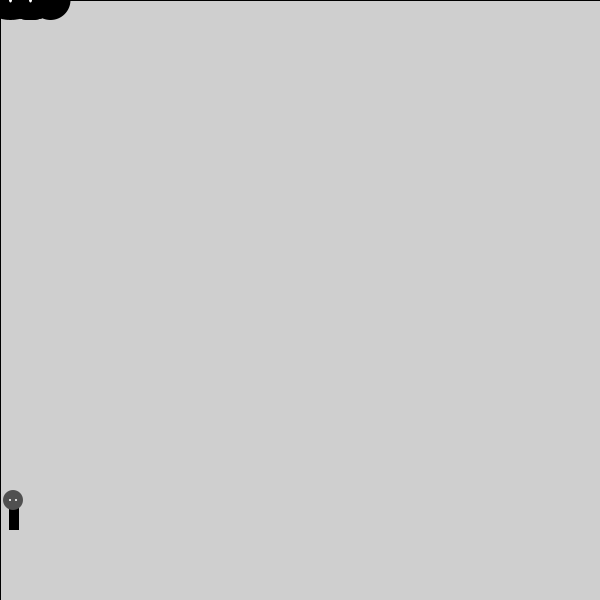
Frame 1 (no input)
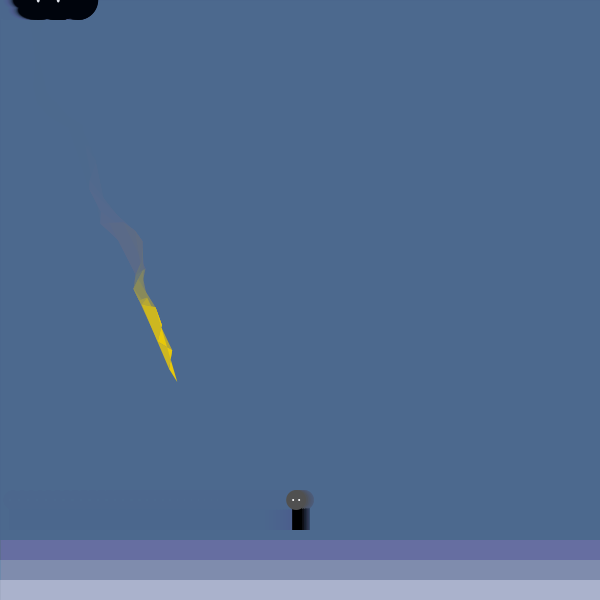
Frame 60 (the mouse pressed at the canvas centre just before this capture)
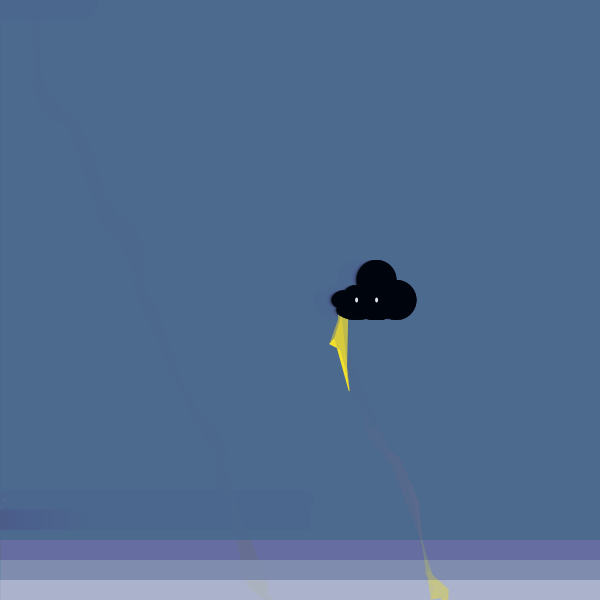
Frame 120 (the mouse held since frame 60 and released just before this capture)

The Processing sketch that drew these frames (run headless with seeded random() and noise(); from frame 60 on, the mouse is pressed at the canvas centre):

// Processing sketch: processing_156933
// ── processing_156933.pde

float posX;
float posY;

float dX;
float dY;

float pX;
float pY;

float ppX;
float ppY;

float pppX; 
float pppY;

float ppppX;
float ppppY;

float pppppX;
float pppppY;

float cloudX;
float cloudY;

float personX = 496;
float personY =500;

boolean backgroundStatic;

void setup () { 
  size (600, 600); 


  posX=cloudX;
  posY=cloudY;
  dX = posX;
  dY = posY;
  pX = posX; 
  pY = posY;
  ppX = posX;
  ppY = posY; 
  pppX = posX;
  pppY = posY;
  ppppX = posX;
  ppppY = posY;
  pppppX = posX;
  pppppY = posY;
}
void draw () {
  myFunction (232, 255, 200, 250, 10, 80, 50, 30) ;
  littlePerson ();
}
 

void littlePerson () {
 
  personX = sin(frameCount*0.03)* 300; 
  
  fill(0);
  rect (personX, personY, 10, 30);
  fill(80);
  ellipse (personX+4, personY, 20, 20);
  fill(255);
  ellipse (personX+1, personY, 2, 2);
  fill(255);
  ellipse (personX+7, personY, 2, 2);
  

  }
 // littlePerson wants to run away! ): 
//  if (keyPressed && (key == CODED))    
//    {
//      if (keyCode == RIGHT){ 
////        for (
//

//  myFunction (232, 255, 200, 250, 10, 80, 80, 90) ;
//}

void myFunction(float redMin, float redMax, float greenMin, float greenMax, float blueMin, float blueMax, float cloudX, float cloudY) {
  

  fill(255, 15);
  rect (0, 0, width, height);

  noStroke();
  fill(0);
  
cloudX=sin(frameCount*0.01)*50+mouseX;
cloudY=mouseY;

  ellipse (cloudX, cloudY, 30, 20);
  ellipse (cloudX+10, cloudY, 30, 30);
  ellipse (cloudX+30, cloudY, 40, 40);
  ellipse (cloudX+30, cloudY+10, 40, 20);
  ellipse (cloudX+30, cloudY+10, 40, 20);
  ellipse (cloudX+30, cloudY-10, 40, 40);
  ellipse (cloudX+10, cloudY+10, 40, 20);
  ellipse (cloudX+30, cloudY-20, 40, 40);
  ellipse (cloudX+50, cloudY, 40, 40);
  ellipse (cloudX+30, cloudY+10, 40, 20);
   fill(255);
  ellipse (cloudX+10, cloudY, 3, 5);
  ellipse (cloudX+30, cloudY, 3, 5);

  if (backgroundStatic ==true) {
    noStroke();
    fill(15, 40, 80, 8);
    rect(0, 0, width, height);
    fill(15, 40, 80, 8);
    rect(0, 0, width, 580);
    fill(15, 40, 80, 8);
    rect(0, 0, width, 560);
    fill(15, 40, 80, 8);
    rect(0, 0, width, 540);
  }
  // else { 
  //   fill (255, 10);
  //   rect (0, 0, width, height);
  //   
  // }

  // }
  // if i want static background
  // 1 - check if static background On variable is true
  // 2 - if its true, make it some color// fill (my static background color) - that we declared below 
  // 3 - draw rectangle
  // 4 - if its not true
  // 5 - draw nothing

  dX = random (-8, 15);
  dY = random (-8, 25);

  posX = posX + dX;
  posY = posY + dY;

  //float colorA = dist(posX, posY, pX,pY);
  float mappedColorR = map(mouseX, 0, width, redMin, redMax);
  float mappedColorG = map(mouseX, 0, width, greenMin, greenMax);
  float mappedColorB = map(mouseX, 0, width, blueMin, blueMax);

  noStroke();  
  fill(mappedColorR, mappedColorG, mappedColorB);//random(255), random(255), random(255), random(255));
  beginShape ();
  vertex (posX, posY);
  vertex (pX, pY);
  vertex (ppX, ppY);
  vertex (pppX, pppY);
  vertex (ppppX, ppppY);
  vertex (pppppX, pppppY);
  endShape (CLOSE);


  if (posX < 0 ) {
    posX = width; 
    pX= width;
    ppX = width;
    pppX = width;
    ppppX = width;
    pppppX = width;
  } else if (posX > width) {
    posX = cloudX; 
    pX = cloudX;
    ppX = cloudX;
    pppX = cloudX;
    ppppX = cloudX;
    pppppX = cloudX;
    posY = cloudY;
    pY = cloudY;
    ppY = cloudY;
    pppY = cloudY;
    ppppY = cloudY;
    pppppY = cloudY;
  }

  if (posY < 0) {
    posY = height;
    pY = height;
    ppY = height;
    pppY = height;
    ppppY = height;
    pppppY = height;
  } else if (posY > height) {
    posY = cloudY;
    pY = cloudY;
    ppY = cloudY;
    pppY = cloudY;
    ppppY = cloudY;
    pppppY = cloudY;
    posX = cloudX; 
    pX = cloudX;
    ppX = cloudX;
    pppX = cloudX;
    ppppX = cloudX;
    pppppX = cloudX;
  }
  if ( posX < width && posX > 0 && posY < height && posY > 0) {
    backgroundStatic = true;
    fill(0);
    
  } 

  pppppX=ppppX;
  pppppY = ppppY;
  ppppX=pppX;
  ppppY = pppY;
  pppX = ppX;
  pppY = ppY;
  ppX = pX; 
  ppY = pY; 
  pX = posX;
  pY = posY;
}
